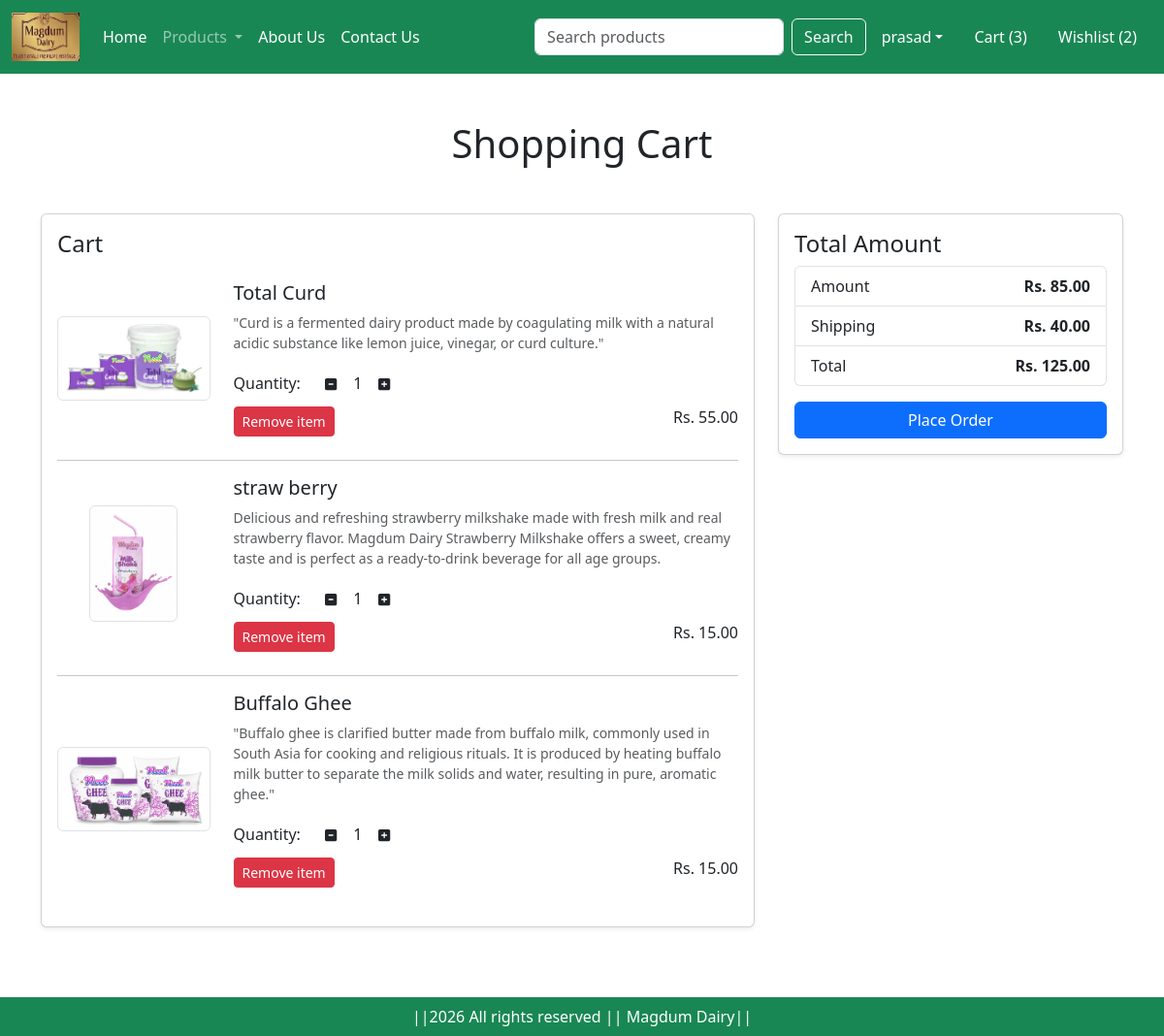
The app's page /cart/ (signed in) with its own data.
### app/models.py (models this page shows, shortened)
class Cart(models.Model):
    user = models.ForeignKey(User,on_delete=models.CASCADE)
    product = models.ForeignKey(Product,on_delete=models.CASCADE)
    quantity = models.PositiveIntegerField(default=1)
    class Meta:
        constraints = [
            models.UniqueConstraint(fields=['user', 'product'], name='unique_cart_user_product'),
        ]
    @property
    def total_cost(self):
        return self.quantity * self.product.discounted_price

class Product(models.Model):
    title= models.CharField(max_length=100)
    selling_price = models.DecimalField(max_digits=10, decimal_places=2)
    discounted_price = models.DecimalField(max_digits=10, decimal_places=2)
    description = models.TextField()
    composition=models.TextField(default='')
    prodapp=models.TextField(default='')
    category=models.CharField(choices=CATEGORY_CHOICES, max_length=2)
    product_image=models.ImageField(upload_to='product')

### app/views.py (the view)
# urls.py: path('cart/' , views.show_cart,name='showcart'),
@login_required
def show_cart(request):
    cart = Cart.objects.filter(user=request.user).select_related('product')
    amount, totalamount = _cart_totals(cart)
    return render(request, 'app/addtocart.html', {
        'cart': cart,
        'amount': amount,
        'totalamount': totalamount,
        'shipping_cost': SHIPPING_COST if cart else 0,
    })

### app/context_processors.py (called while the page is built)
def cart_count(request):
    count = 0
    wishlist_count = 0
    if request.user.is_authenticated:
        count = Cart.objects.filter(user=request.user).values_list('quantity', flat=True)
        count = sum(count)
        wishlist_count = WishlistItem.objects.filter(user=request.user).count()
    return {'cart_count': count, 'wishlist_count': wishlist_count}

### app/views.py (called while the page is built)
def _cart_totals(cart_items):
    amount = sum(
        (item.quantity * item.product.discounted_price for item in cart_items),
        start=Decimal('0.00'),
    )
    return amount, amount + SHIPPING_COST if cart_items else Decimal('0.00')

### app/templates/app/addtocart.html (shortened to what this page needs)
{% extends 'app/base.html' %}
{% load static %}
{% block main-content %}
<div class="container my-5">
  <div class="row">
    <div class="col-12">
      <h1 class="text-center mb-5">Shopping Cart</h1>
    </div>
  </div>
  <div class="row">
    {% if cart %}
      <div class="col-md-8">
        <div class="card shadow-sm mb-4">
          <div class="card-body">
            <h4 class="mb-4">Cart</h4>
            {% for item in cart %}
              <div class="row align-items-center mb-4 cart-item">
                <div class="col-md-3 text-center">
                  <img src="{{ item.product.product_image.url }}"
                       class="img-fluid img-thumbnail"
                       style="max-height:120px;" alt="{{ item.product.title }}">
                </div>
                <div class="col-md-9">
                  <h5>{{ item.product.title }}</h5>
                  <p class="text-muted small">{{ item.product.description }}</p>
                  <div class="d-flex align-items-center mb-2">
                    <label class="me-3">Quantity:</label>
                    <button class="minus-cart btn btn-sm" pid="{{ item.product.id }}">
                      <i class="fas fa-minus-square"></i>
                    </button>
                    <span class="mx-2" id="quantity-{{ item.product.id }}">
                      {{ item.quantity }}
                    </span>
                    <button class="plus-cart btn btn-sm" pid="{{ item.product.id }}">
                      <i class="fas fa-plus-square"></i>
                    </button>
                  </div>
                  <div class="d-flex justify-content-between align-items-center">
                    <button class="remove-cart btn btn-danger btn-sm" pid="{{ item.product.id }}">
                      Remove item
                    </button>
                    <h6>Rs. {{ item.total_cost }}</h6>
                  </div>
                </div>
              </div>
              {% if not forloop.last %}
                <hr>
              {% endif %}
            {% endfor %}
          </div>
        </div>
      </div>
      <div class="col-md-4">
        <div class="card shadow-sm">
          <div class="card-body">
            <h4>Total Amount</h4>
            <ul class="list-group">
              <li class="list-group-item d-flex justify-content-between">
                Amount <strong id="amount">Rs. {{ amount }}</strong>
              </li>
              <li class="list-group-item d-flex justify-content-between">
                Shipping <strong>Rs. {{ shipping_cost }}</strong>
              </li>
              <li class="list-group-item d-flex justify-content-between">
                Total <strong id="totalamount">Rs. {{ totalamount }}</strong>
              </li>
            </ul>
            <a href="{% url 'checkout' %}" class="btn btn-primary w-100 mt-3">
              Place Order
            </a>
          </div>
        </div>
      </div>
    {% else %}
      <h3 class="text-center">Cart is Empty</h3>
    {% endif %}
  </div>
</div>
{% endblock main-content %}

### app/templates/app/base.html (shortened to what this page needs)
<!DOCTYPE html>
{% load static %}
<html lang="en">
<head>
    <link href="https://cdn.jsdelivr.net/npm/bootstrap@5.3.3/dist/css/bootstrap.min.css"
    rel="stylesheet"
>
    <link rel="stylesheet" href="{% static 'app/css/owl.carousel.min.css' %}"/>
    <link rel="stylesheet"href="{% static 'app/css/all.min.css'%}"/>
    <link rel="stylesheet"href="{% static 'app/css/style.css'%}"/>
</head>
<body>
    <nav class="navbar navbar-expand-lg navbar-dark bg-success">
        <div class="container-fluid">
          <a class="navbar-brand" href="{% url 'home' %}">
            <img src="{% static 'app/images/product/Neel.png' %}" width="70" height="50" alt="Magdum Dairy">
          </a>
          <div class="collapse navbar-collapse" id="navbarSupportedContent">
            <ul class="navbar-nav me-auto mb-2 mb-lg-0">
              <li class="nav-item">
                <a class="nav-link active" aria-current="page" href="{% url 'home' %}">Home</a>
              </li>
              <li class="nav-item dropdown">
                <a class="nav-link dropdown-toggle" href="#" role="button" data-bs-toggle="dropdown" aria-expanded="false">
                  Products
                </a>
              </li>
              <li class="nav-item">
                <a class="nav-link text-white" href="{% url 'about' %}">About Us</a>
              </li>
              <li class="nav-item">
                <a class="nav-link text-white" href="{% url 'contact' %}">Contact Us</a>
              </li>
            </ul>
            <form class="d-flex" role="search" method="get" action="{% url 'product-search' %}">
              <input class="form-control me-2" type="search" name="q" value="{{ request.GET.q }}" placeholder="Search products" aria-label="Search products">
              <button class="btn btn-outline-light" type="submit">Search</button>
            </form>
          </div>
          <ul class="navbar-nav mb-2 mb-lg-0">
            {% if request.user.is_authenticated %}
            <li class="nav-item dropdown mx-2">
                <a class="nav-link dropdown-toggle text-white" href="#"
                id="profileDropdown" role="button" data-bs-toggle="dropdown"
                aria-expanded="false">{{ request.user.get_short_name|default:request.user.username }}</a>
            </li>
            <li class="nav-item mx-2">
                <a href="{% url 'showcart' %}" class="nav-link text-white">Cart ({{ cart_count }})</a>
            </li>
            <li class="nav-item mx-2">
                <a href="{% url 'wishlist' %}" class="nav-link text-white">Wishlist ({{ wishlist_count }})</a>
            </li>
            {% endif %}
          </ul>
        </div>
      </nav>
      {%block main-content%}{%endblock main-content%}
      <footer class="container-fluid bg-success text-center text-white p-2 mt-5">
         ||{% now "Y" %} All rights reserved || Magdum Dairy||
      </footer>
</body>
</html>

### records on screen
Cart: product.product_image (picture), product "Total Curd", product.description "\"Curd is a fermented dairy product made by coagulating milk with a natural acidic substance like lemon juice, vinegar, or curd culture.\"", quantity "1", total_cost "55.00"
Cart: product.product_image (picture), product "straw berry", product.description "Delicious and refreshing strawberry milkshake made with fresh milk and real strawberry flavor. Magdum Dairy Strawberry Milkshake offers a sweet, creamy taste and is perfect as a ready-to-drink beverage for all age groups.", quantity "1", total_cost "15.00"
Cart: product.product_image (picture), product "Buffalo Ghee", product.description "\"Buffalo ghee is clarified butter made from buffalo milk, commonly used in South Asia for cooking and religious rituals. It is produced by heating buffalo milk butter to separate the milk solids and water, resulting in pure, aromatic ghee.\"", quantity "1", total_cost "15.00"

### other values on screen
{{ request.user.get_short_name|default:request.user.username }} "prasad"
{{ cart_count }} "3"
{{ wishlist_count }} "2"
{{ amount }} "85.00"
{{ shipping_cost }} "40.00"
{{ totalamount }} "125.00"
